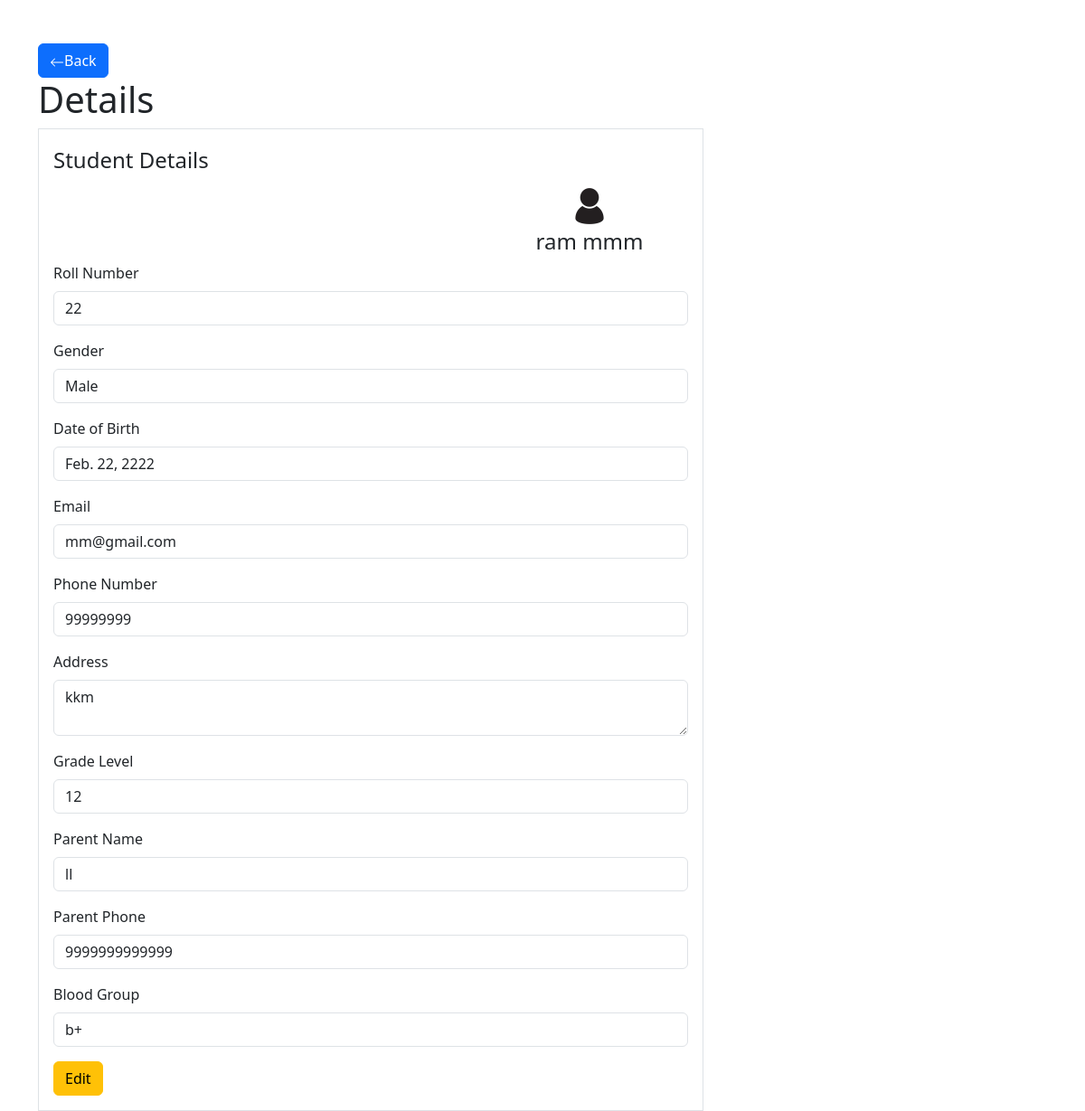
Screenshot of /detail/3/ with the database file from the repository.
### students/models.py (models this page shows, shortened)
class Student(models.Model):
    first_name: str = models.CharField(max_length=100)
    last_name: str = models.CharField(max_length=100)
    roll_number: str = models.IntegerField()
    GENDER_CHOICES = [
        ('M', 'Male'),
        ('F', 'Female'),
        ('O', 'Other')
    ]
    gender: str = models.CharField(max_length=1, choices=GENDER_CHOICES)
    date_of_birth: models.DateField = models.DateField()
    email: str = models.EmailField(unique=True)
    phone_number: str = models.CharField(max_length=15)
    address: str = models.TextField()
    enrollment_date: models.DateField = models.DateField(auto_now_add=True)
    is_active: bool = models.BooleanField(default=True)
    grade_level: int = models.IntegerField()
    parent_name: str = models.CharField(max_length=100)
    parent_phone: str = models.CharField(max_length=15)
    blood_group: str = models.CharField(max_length=5)
    photo= models.ImageField(upload_to='student_photos/', blank=True, null=True, editable=True)  # Added photo field
    class Meta:
        ordering = ['last_name', 'first_name']

### students/views.py (the view)
# urls.py: path('detail/<int:id>/', view_detail, name='detail'),
def view_detail(request: HttpRequest, id: int) -> HttpResponse:
    student: Student = Student.objects.get(id=id)
    return render(request, 'view_detail.html', {'student': student})

### students/templates/view_detail.html
{% include 'base.html' %}
{% block content %}
<div class="container mt-5">
    <a class="btn btn-primary" href="{% url 'index' %}" role="button"><svg xmlns="http://www.w3.org/2000/svg" width="16" height="16" fill="currentColor" class="bi bi-arrow-left" viewBox="0 0 16 16">
        <path fill-rule="evenodd" d="M15 8a.5.5 0 0 0-.5-.5H2.707l3.147-3.146a.5.5 0 1 0-.708-.708l-4 4a.5.5 0 0 0 0 .708l4 4a.5.5 0 0 0 .708-.708L2.707 8.5H14.5A.5.5 0 0 0 15 8"/>
      </svg>Back</a>
    <h1>Details</h1>
    <div class="row">
        <div class="col-md-8">
            <fieldset class="border p-3">
                <legend class="w-auto">Student Details</legend>
                <div class="row">
                    <div class="col-md-8">
                    </div>
                    {% load static %}
                    <div class="col-md-4 text-center">
                        {% if student.photo %}
                        <img src="{{ student.photo.url }}" alt="{{ student.first_name }} {{ student.last_name }}" class="img-fluid" style="width: 50px; height: auto;">
                        {% else %}
                        <img src="{% static 'image/blank.jpg' %}" alt="Default Photo" class="img-fluid" style="width: 50px; height: auto;">
                        {% endif %}
                        <h4>{{ student.first_name }} {{ student.last_name }}</h4>
                    </div>
            </div>
                <div class="mb-3">
                    <label for="roll_number" class="form-label">Roll Number</label>
                    <input type="text" class="form-control" id="roll_number" value="{{ student.roll_number }}" readonly>
                </div>
                <div class="mb-3">
                    <label for="gender" class="form-label">Gender</label>
                    <input type="text" class="form-control" id="gender" value="{{ student.get_gender_display }}" readonly>
                </div>
                <div class="mb-3">
                    <label for="date_of_birth" class="form-label">Date of Birth</label>
                    <input type="text" class="form-control" id="date_of_birth" value="{{ student.date_of_birth }}" readonly>
                </div>
                <div class="mb-3">
                    <label for="email" class="form-label">Email</label>
                    <input type="text" class="form-control" id="email" value="{{ student.email }}" readonly>
                </div>
                <div class="mb-3">
                    <label for="phone_number" class="form-label">Phone Number</label>
                    <input type="text" class="form-control" id="phone_number" value="{{ student.phone_number }}" readonly>
                </div>
                <div class="mb-3">
                    <label for="address" class="form-label">Address</label>
                    <textarea class="form-control" id="address" readonly>{{ student.address }}</textarea>
                </div>
                <div class="mb-3">
                    <label for="grade_level" class="form-label">Grade Level</label>
                    <input type="text" class="form-control" id="grade_level" value="{{ student.grade_level }}" readonly>
                </div>
                <div class="mb-3">
                    <label for="parent_name" class="form-label">Parent Name</label>
                    <input type="text" class="form-control" id="parent_name" value="{{ student.parent_name }}" readonly>
                </div>
                <div class="mb-3">
                    <label for="parent_phone" class="form-label">Parent Phone</label>
                    <input type="text" class="form-control" id="parent_phone" value="{{ student.parent_phone }}" readonly>
                </div>
                <div class="mb-3">
                    <label for="blood_group" class="form-label">Blood Group</label>
                    <input type="text" class="form-control" id="blood_group" value="{{ student.blood_group }}" readonly>
                </div>
                <a href="{% url 'edit_student' student.id %}" class="btn btn-warning">Edit</a>
            </fieldset>
        </div>
    </div>
</div>
{% endblock %}

### rows the page displays
Student: first_name "ram", last_name "mmm", roll_number "22", gender "Male", date_of_birth "Feb. 22, 2222", email "mm@gmail.com", phone_number "99999999", address "kkm", grade_level "12", parent_name "ll", parent_phone "9999999999999", blood_group "b+"
